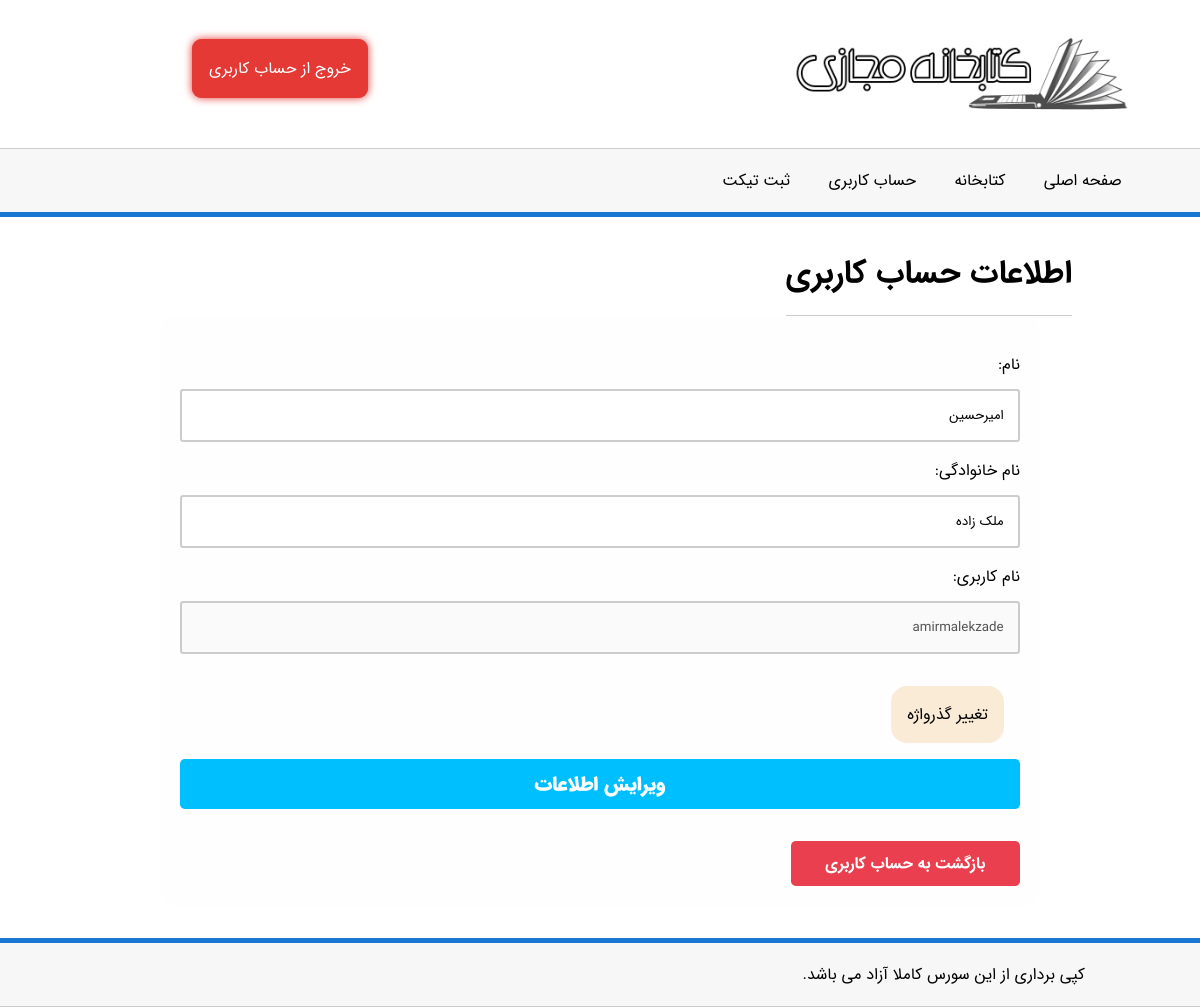
Page /account-info.php (signed in) on the committed database.
### tables this page shows
CREATE TABLE IF NOT EXISTS `members` (
  `mid` int NOT NULL,
  `name` varchar(255) NOT NULL,
  `surname` varchar(255) NOT NULL,
  `username` varchar(50) NOT NULL,
  `password` varchar(255) NOT NULL COMMENT 'MD5 Hash',
  `fine` int NOT NULL,
  `role` int NOT NULL COMMENT ' 1 : simple user\r\n2 : Admin privilege',
  PRIMARY KEY (`mid`),
  UNIQUE KEY `username` (`username`)
);

### account-info.php (called while the page is built, shortened)
<?php
include "inc/header.php" ?>
<?php include "inc/account-info.php"; ?>
<?php include "inc/footer.php" ?>

### inc/functions.php (called while the page is built, shortened)
<?php
$host = 'localhost';
$user = 'root';
$pass = '';
$db = 'lib';
$conn = mysqli_connect($host, $user, $pass, $db);
function get_user_info()
{
    global $conn, $user;
    if (isset($_SESSION['userid'])) {
        $mid = $_SESSION['userid'];
        $query = "SELECT * FROM `members` WHERE mid= $mid";
        $result = mysqli_query($conn, $query);
        $user = mysqli_fetch_array($result, MYSQLI_ASSOC);
        if ($user) {
            return $user;
        }
    }
    return false;
}

### inc/account-info.php (the view, shortened to what this page needs)
<?php get_user_info();
        ?>
<h1 class="my-account-welcome">اطلاعات حساب کاربری</h1>
<div class="account-info-content">
    <form action="" class="account-info-inputs" method="POST">
        <label for="name">نام:</label>
        <input id="name" name="name" type="text" value="<?= $user['name']; ?>">
        <label for="surname">نام خانوادگی:</label>
        <input id="surname" name="surname" type="text" value="<?= $user['surname']; ?>">
        <label for="username">نام کاربری:</label>
        <input id="username" name="username" type="text" value="<?= $user['username']; ?>" disabled>
        <div id="change-password" onclick="newPassword()"> تغییر گذرواژه</div>
        <button class="submit-login" type="submit" name="edit-account-info">ویرایش اطلاعات</button>
        <a href="my-account.php" class="back-button">بازگشت به حساب کاربری</a>
    </form>
</div>

### assets/css/style.css (style rules this page uses)
:root { --main-blue: #1976D2; }
* { font-family: IRANSans, sans-serif; direction: rtl; margin: 0; }
.login-inputs, .signup-inputs, .account-info-inputs { margin-top: 1rem; }
.login-inputs input, .signup-inputs input, .account-info-inputs input, .tickets input, .tickets textarea { display: block; width: 100%; padding: 0.9rem; border-radius: 0.2rem; border: 2px solid #ccc; transition: 1s; margin-top: 0.7rem; margin-bottom: 1rem; }
.submit-login, .submit-signup { background-color: deepskyblue; color: #fff; border: none; width: 100%; padding: 0.6rem; border-radius: 0.3rem; font-size: 20px; font-weight: 900; transition: 0.5s; cursor: pointer; }
.back-button { background-color: #ea3f4e; color: #fff; border: none; width: 25%; text-decoration: none; padding: 0.6rem; border-radius: 0.3rem; font-size: 16px; font-weight: 600; transition: 0.5s; cursor: pointer; margin-top: 2rem; display: inline-block; text-align: center; }
.my-account-welcome { margin: 2rem 8rem 0 8rem; border-bottom: 1px solid #ccc; display: inline-block; padding-bottom: 1rem; }
.account-info-content { background-color: #fefefe; margin: auto; padding: 20px; width: 70%; border-radius: 1rem; }
#change-password { background-color: antiquewhite; padding: 1rem; margin: 1rem; display: inline-block; border-radius: 1rem; cursor: pointer; transition: 0.5s; }

### rows in the picture
members: name "امیرحسین", surname "ملک زاده", username "amirmalekzade"
